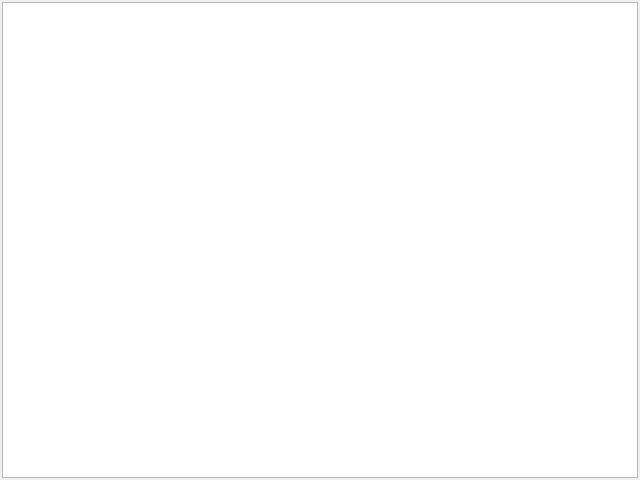
<?xml version="1.0" encoding="UTF-8"?>
<ui version="4.0">
  <class>DataTable</class>
  <widget class="QWidget" name="DataTable">
    <property name="geometry">
      <rect>
	<x>0</x>
	<y>0</y>
	<width>640</width>
	<height>480</height>
      </rect>
    </property>
    <property name="windowTitle">
      <string>Form</string>
    </property>

  <layout class="QGridLayout" name="gridLayout">
   <property name="leftMargin">
    <number>2</number>
   </property>
   <property name="topMargin">
    <number>2</number>
   </property>
   <property name="rightMargin">
    <number>2</number>
   </property>
   <property name="bottomMargin">
    <number>2</number>
   </property>
   <item row="0" column="0">
    <widget class="QTableView" name="table">
     <property name="editTriggers">
      <set>QAbstractItemView::NoEditTriggers</set>
     </property>
    </widget>
   </item>
  </layout>
  </widget>
<resources/>
<connections/>
</ui>
